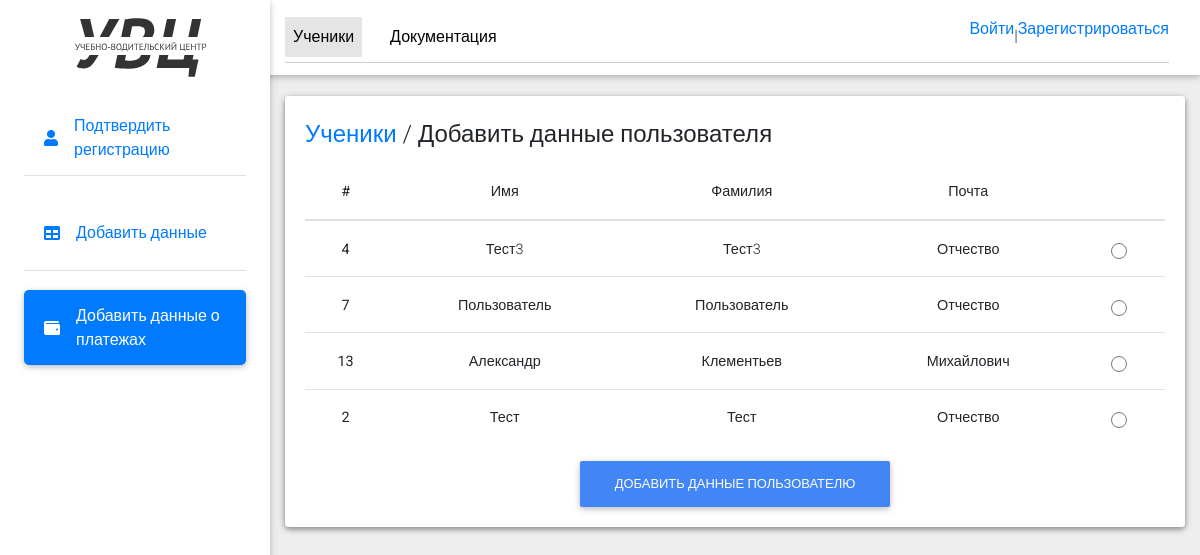
The page /users/user_profile/manager_add_users_payments/ on the database as committed earlier.
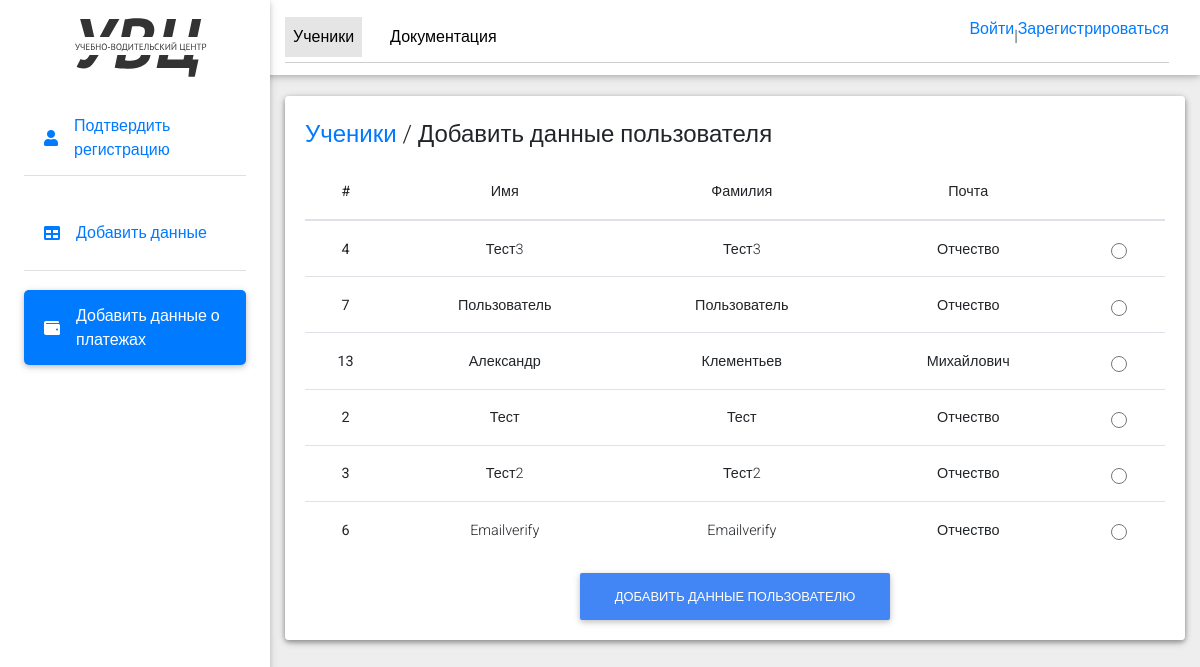
The same page on the database as committed later.
### users/models.py (models this page shows)
class User(AbstractUser):
    email = models.EmailField(
        _('email address'),
        unique=True,
    )
    email_verify = models.BooleanField(default=False)
    surname = models.CharField(max_length=255, blank=True, null=True)
    phone = models.CharField(max_length=255, blank=True, null=True)
    USERNAME_FIELD = 'email'
    REQUIRED_FIELDS = []

### users/views.py (the view)
# urls.py: path('user_profile/manager_add_users_payments/', manager_add_users_payments, name='manager_add_users_payments'),
def manager_add_users_payments(request):
    group = Group.objects.get(id=2)
    users = User.objects.filter(email_verify=True, groups=group)
    return render(request, 'add_users_payments.html', {'users': users})

### templates/add_users_payments.html (shortened to what the changed rows need)
{% load static %}
<!DOCTYPE html>
<html lang="en">
<head>
  <link rel="stylesheet" href="https://use.fontawesome.com/releases/v5.11.2/css/all.css">
  <link rel="stylesheet" href="{% static 'css/bootstrap.min.css' %}">
  <link rel="stylesheet" href="{% static 'css/mdb.min.css' %}">
  <link rel="stylesheet" href="{% static 'css/style.css' %}">
</head>
<body class="grey lighten-3">
  <main class="pt-5 max-lg-5">
    <div class="container-fluid mt-5">
        <div class="card mb-4 wow fadeIn">
            <div class="card body d-sm-flex justify-content-between card-manager">
                <table class="table">
                    <thead>
                        <tr>
                            <th scope="col">#</th>
                            <th scope="col">Имя</th>
                            <th scope="col">Фамилия</th>
                            <th scope="col">Почта</th>
                            <th scope="col"></th>
                        </tr>
                    </thead>
                    <tbody>
                        {% for user in users %}
                            <tr>
                                <th scope="row">{{ user.id }}</th>
                                <td>{{ user.first_name }}</td>
                                <td>{{ user.last_name }}</td>
                                <td>{{ user.surname }}</td>
                                <td>
                                    <div class="form-check">
                                      <input class="form-check-input" type="radio" name="flexRadioDefault" id="flexRadioDefault{{ user.id }}" data-user-id="{{ user.id }}">
                                    </div>
                                </td>
                            </tr>
                        {% endfor %}
                    </tbody>
                </table>
            </div>
        </div>
    </div>
  </main>
</body>
</html>

Rows that differ between the two databases and show on the page:
now on this page (row edited): User: id "3", first_name "Тест2", last_name "Тест2", surname "Отчество"
now on this page (row edited): User: id "6", first_name "Emailverify", last_name "Emailverify", surname "Отчество"
